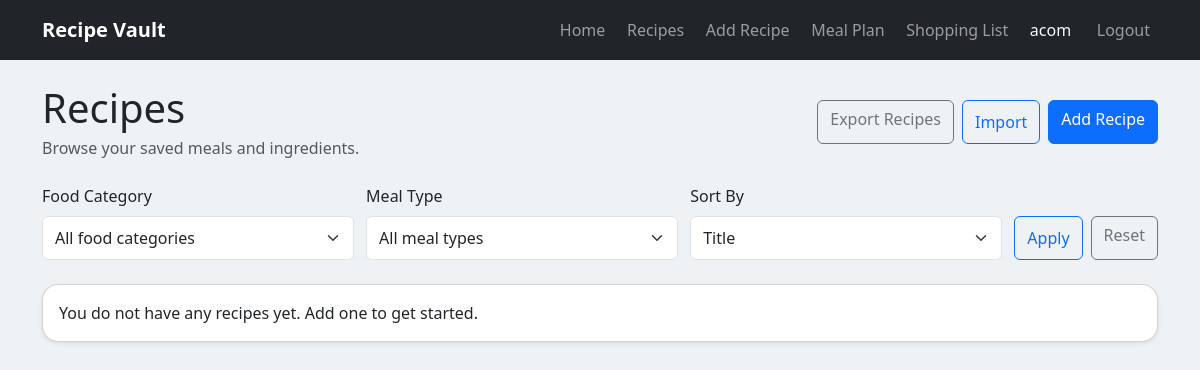
Before: /recipes (signed in) with the older database file.
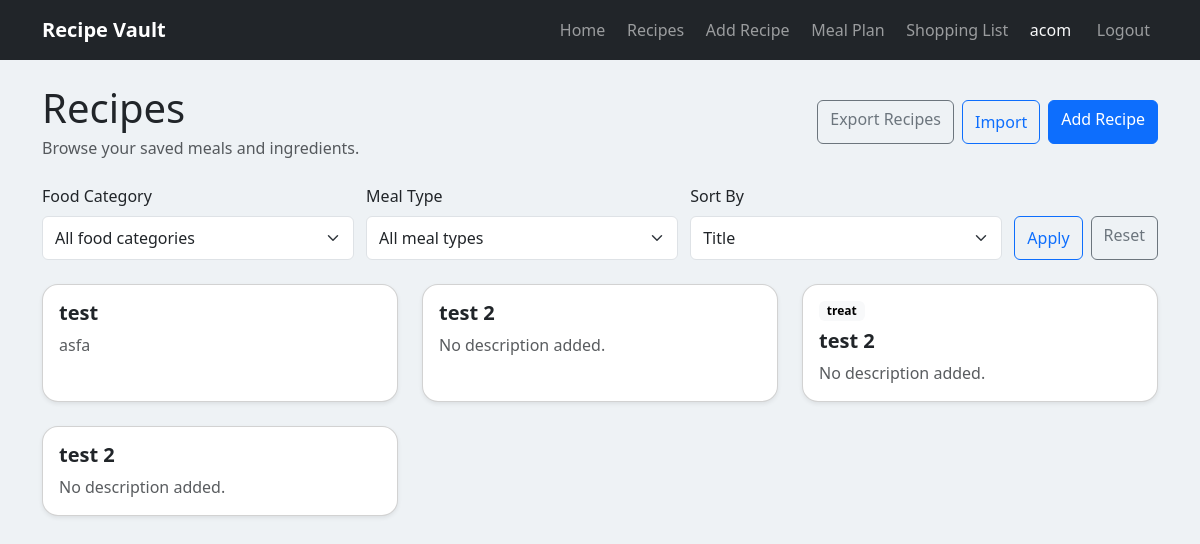
After: the same page with the newer database file.
### app/models.py (models this page shows, shortened)
class User(db.Model):
    id = db.Column(db.Integer, primary_key=True)
    username = db.Column(db.String(80), unique=True, nullable=False)
    password_hash = db.Column(db.String(255), nullable=False)
    recipes = db.relationship("Recipe", backref="user", cascade="all, delete-orphan")
    planned_meals = db.relationship("PlannedMeal", backref="user", cascade="all, delete-orphan")
    @property
    def is_authenticated(self):
        return True

class Recipe(db.Model):
    id = db.Column(db.Integer, primary_key=True)
    title = db.Column(db.String(100), nullable=False)
    description = db.Column(db.String(500))
    food_category = db.Column(db.String(80))
    meal_type = db.Column(db.String(40))
    photo_filename = db.Column(db.String(255))
    chef_photo_filename = db.Column(db.String(255))
    ingredients = db.relationship(
        "Ingredient",
        backref="recipe",
        cascade="all, delete-orphan",
    )
    instructions = db.Column(db.Text)
    user_id = db.Column(db.Integer, db.ForeignKey("user.id"), nullable=False)

### app/routes.py (the view)
    @app.route("/recipes")
    @login_required
    def recipes():
        selected_food_category = request.args.get("food_category", "").strip()
        selected_meal_type = request.args.get("meal_type", "").strip()
        selected_sort = request.args.get("sort", "title")
        query = Recipe.query.filter_by(user_id=current_user.id)
        if selected_food_category:
            query = query.filter(Recipe.food_category == selected_food_category)
        if selected_meal_type:
            query = query.filter(Recipe.meal_type == selected_meal_type)
        sort_options = {
            "title": Recipe.title.asc(),
            "food_category": Recipe.food_category.asc(),
            "meal_type": Recipe.meal_type.asc(),
        }
        recipe_list = query.order_by(sort_options.get(selected_sort, Recipe.title.asc()), Recipe.title.asc()).all()
        user_food_categories = [
            category
            for (category,) in db.session.query(Recipe.food_category)
            .filter(Recipe.user_id == current_user.id, Recipe.food_category.isnot(None), Recipe.food_category != "")
            .distinct()
            .order_by(Recipe.food_category.asc())
            .all()
        ]
        all_food_categories = sorted(set(food_categories + user_food_categories))
        return render_template(
            "recipes.html",
            recipes=recipe_list,
            food_categories=all_food_categories,
            meal_types=meal_types,
            selected_food_category=selected_food_category,
            selected_meal_type=selected_meal_type,
            selected_sort=selected_sort,
        )

### app/__init__.py (called while the page is built)
@login_manager.user_loader
def load_user(user_id):
    return db.session.get(User, int(user_id))

### app/templates/recipes.html (shortened to what this page needs)
{% extends "base.html" %}
{% block content %}
<div class="d-flex flex-column flex-md-row justify-content-between align-items-md-center gap-2 mb-4">
    <div>
        <h1 class="mb-1">Recipes</h1>
        <p class="text-muted mb-0">Browse your saved meals and ingredients.</p>
    </div>
    <div class="recipe-library-actions">
        <a class="btn btn-outline-secondary" href="{{ url_for('export_recipes') }}">Export Recipes</a>
        <form
            action="{{ url_for('import_recipes') }}"
            method="POST"
            enctype="multipart/form-data"
            class="recipe-import-form">
            <button type="button" class="btn btn-outline-primary recipe-import-toggle" aria-expanded="false">
                Import
            </button>
        </form>
        <a class="btn btn-primary" href="{{ url_for('new_recipe') }}">Add Recipe</a>
    </div>
</div>
<form class="recipe-filter-bar mb-4" method="GET">
    <div>
        <label for="food_category" class="form-label">Food Category</label>
        <select id="food_category" name="food_category" class="form-select">
            <option value="">All food categories</option>
        </select>
    </div>
    <div>
        <label for="meal_type" class="form-label">Meal Type</label>
        <select id="meal_type" name="meal_type" class="form-select">
            <option value="">All meal types</option>
        </select>
    </div>
    <div>
        <label for="sort" class="form-label">Sort By</label>
        <select id="sort" name="sort" class="form-select">
            <option value="title" {% if selected_sort == "title" %}selected{% endif %}>Title</option>
        </select>
    </div>
    <div class="recipe-filter-actions">
        <button type="submit" class="btn btn-outline-primary">Apply</button>
        <a class="btn btn-outline-secondary" href="{{ url_for('recipes') }}">Reset</a>
    </div>
</form>
{% if recipes %}
<div class="row g-4">
    {% for recipe in recipes %}
    <div class="col-md-6 col-lg-4">
        <a href="{{ url_for('recipe_detail', recipe_id=recipe.id) }}" class="text-decoration-none text-dark">
            <div class="card recipe-card h-100 shadow-sm">
                <div class="card-body">
                    {% if recipe.food_category or recipe.meal_type %}
                    <div class="recipe-meta mb-2">
                        {% if recipe.food_category %}
                            <span class="badge text-bg-light">{{ recipe.food_category }}</span>
                        {% endif %}
                    </div>
                    {% endif %}
                    <h5 class="card-title">{{ recipe.title }}</h5>
                    <p class="card-text text-muted">
                        {{ recipe.description or "No description added." }}
                    </p>
                </div>
            </div>
        </a>
    </div>
    {% endfor %}
</div>
{% else %}
<div class="card shadow-sm">
    <div class="card-body">
        <p class="mb-0">You do not have any recipes yet. Add one to get started.</p>
    </div>
</div>
{% endif %}
{% endblock %}

### app/templates/base.html (shortened to what this page needs)
<!DOCTYPE html>
<html lang="en">
<head>
    <link href="https://cdn.jsdelivr.net/npm/bootstrap@5.3.3/dist/css/bootstrap.min.css" rel="stylesheet">
    <link rel="stylesheet" href="{{ url_for('static', filename='css/style.css') }}">
</head>
<body>
    <nav class="navbar navbar-expand-md navbar-dark bg-dark mb-4">
        <div class="container">
            <a class="navbar-brand fw-bold" href="/">Recipe Vault</a>
            <div class="collapse navbar-collapse" id="primaryNavigation">
                <div class="navbar-nav align-items-md-center ms-md-auto mt-3 mt-md-0">
                    <a class="nav-link" href="/">Home</a>
                    {% if current_user.is_authenticated %}
                    <a class="nav-link" href="{{ url_for('recipes') }}">Recipes</a>
                    <a class="nav-link" href="{{ url_for('new_recipe') }}">Add Recipe</a>
                    <a class="nav-link" href="{{ url_for('meal_plan') }}">Meal Plan</a>
                    <a class="nav-link" href="{{ url_for('shopping_list') }}">Shopping List</a>
                    <span class="nav-link text-light">{{ current_user.username }}</span>
                    <a class="nav-link btn btn-outline-light btn-sm ms-md-1" href="{{ url_for('logout') }}">Logout</a>
                    {% else %}
                    <a class="nav-link btn btn-outline-light btn-sm me-md-2" href="{{ url_for('login') }}">Login</a>
                    <a class="nav-link btn btn-primary btn-sm" href="{{ url_for('register') }}">Register</a>
                    {% endif %}
                </div>
            </div>
        </div>
    </nav>
    <main class="container">
        {% block content %}
        {% endblock %}
    </main>
</body>
</html>

### app/static/css/style.css (style rules this page uses)
:root { color-scheme: light; }
body { background-color: #eef2f5; font-size: 16px; line-height: 1.5; }
main.container { padding-bottom: 2rem; }
.navbar-nav { display: flex; flex-wrap: wrap; gap: 0.35rem; }
.nav-link { border-radius: 0.5rem; padding: 0.6rem 0.8rem; }
.btn, .form-control, .form-select, .form-check-input { min-height: 44px; }
.card { border-radius: 1rem; }
.recipe-card { transition: transform 0.2s ease, box-shadow 0.2s ease; }
.recipe-library-actions, .recipe-import-form { align-items: stretch; display: flex; flex-wrap: wrap; gap: 0.5rem; }
.recipe-filter-bar { align-items: end; display: grid; gap: 0.75rem; grid-template-columns: repeat(3, minmax(10rem, 1fr)) auto; }
.recipe-filter-actions { display: flex; gap: 0.5rem; }
.recipe-meta { display: flex; flex-wrap: wrap; gap: 0.35rem; }
.card-title { font-weight: 600; }

Changed rows visible on the page:
added Recipe: title "test", description "asfa"
added Recipe: title "test 2", description "No description added."
added Recipe: food_category "treat", title "test 2", description "No description added."
added Recipe: title "test 2", description "No description added."
Other visible differences:
text no longer shown: "You do not have any recipes yet. Add one to get started."
